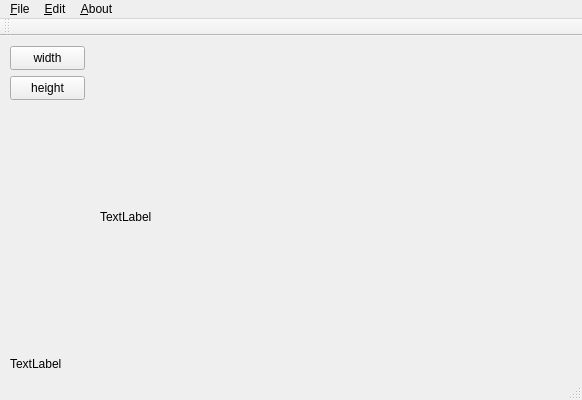
<?xml version="1.0" encoding="UTF-8"?>
<ui version="4.0">
 <class>PineterClass</class>
 <widget class="QMainWindow" name="PineterClass">
  <property name="geometry">
   <rect>
    <x>0</x>
    <y>0</y>
    <width>582</width>
    <height>400</height>
   </rect>
  </property>
  <property name="windowTitle">
   <string>Pineter</string>
  </property>
  <widget class="QWidget" name="centralWidget">
   <widget class="QLabel" name="stateLabel">
    <property name="geometry">
     <rect>
      <x>10</x>
      <y>320</y>
      <width>391</width>
      <height>16</height>
     </rect>
    </property>
    <property name="text">
     <string>TextLabel</string>
    </property>
   </widget>
   <widget class="QPushButton" name="bw">
    <property name="geometry">
     <rect>
      <x>10</x>
      <y>10</y>
      <width>75</width>
      <height>24</height>
     </rect>
    </property>
    <property name="text">
     <string>width</string>
    </property>
   </widget>
   <widget class="QPushButton" name="bh">
    <property name="geometry">
     <rect>
      <x>10</x>
      <y>40</y>
      <width>75</width>
      <height>24</height>
     </rect>
    </property>
    <property name="text">
     <string>height</string>
    </property>
   </widget>
   <widget class="QLabel" name="imageLabel">
    <property name="geometry">
     <rect>
      <x>100</x>
      <y>90</y>
      <width>331</width>
      <height>181</height>
     </rect>
    </property>
    <property name="text">
     <string>TextLabel</string>
    </property>
   </widget>
  </widget>
  <widget class="QMenuBar" name="menuBar">
   <property name="geometry">
    <rect>
     <x>0</x>
     <y>0</y>
     <width>582</width>
     <height>22</height>
    </rect>
   </property>
   <widget class="QMenu" name="menu_File">
    <property name="title">
     <string>&amp;File</string>
    </property>
    <addaction name="action_Open"/>
    <addaction name="action_Save"/>
    <addaction name="actionSave_as"/>
    <addaction name="action_Close"/>
    <addaction name="separator"/>
    <addaction name="action_Quit"/>
   </widget>
   <widget class="QMenu" name="menu_Edit">
    <property name="title">
     <string>&amp;Edit</string>
    </property>
    <widget class="QMenu" name="menuFilp">
     <property name="title">
      <string>Filp</string>
     </property>
     <addaction name="actionHorizontal_Flip"/>
     <addaction name="actionVertical_Flip"/>
     <addaction name="actionFull_Reverse"/>
    </widget>
    <addaction name="menuFilp"/>
    <addaction name="actionRandom_Magenta"/>
    <addaction name="actionChaos"/>
    <addaction name="actionVertical_Mosaic"/>
   </widget>
   <widget class="QMenu" name="menu_About">
    <property name="title">
     <string>&amp;About</string>
    </property>
    <addaction name="actionPineapple"/>
   </widget>
   <addaction name="menu_File"/>
   <addaction name="menu_Edit"/>
   <addaction name="menu_About"/>
  </widget>
  <widget class="QToolBar" name="mainToolBar">
   <attribute name="toolBarArea">
    <enum>TopToolBarArea</enum>
   </attribute>
   <attribute name="toolBarBreak">
    <bool>false</bool>
   </attribute>
  </widget>
  <widget class="QStatusBar" name="statusBar"/>
  <action name="action_Open">
   <property name="checkable">
    <bool>false</bool>
   </property>
   <property name="text">
    <string>&amp;Open</string>
   </property>
  </action>
  <action name="action_Save">
   <property name="enabled">
    <bool>false</bool>
   </property>
   <property name="text">
    <string>&amp;Save</string>
   </property>
  </action>
  <action name="action_Close">
   <property name="checkable">
    <bool>true</bool>
   </property>
   <property name="text">
    <string>&amp;Close</string>
   </property>
  </action>
  <action name="action_Quit">
   <property name="text">
    <string>&amp;Quit</string>
   </property>
  </action>
  <action name="actionPineapple">
   <property name="text">
    <string>Pineapple...</string>
   </property>
  </action>
  <action name="actionHorizontal_Flip">
   <property name="text">
    <string>Horizontal Flip</string>
   </property>
  </action>
  <action name="actionVertical_Flip">
   <property name="text">
    <string>Vertical Flip</string>
   </property>
  </action>
  <action name="actionSave_as">
   <property name="text">
    <string>Save as...</string>
   </property>
  </action>
  <action name="actionRandom_Magenta">
   <property name="text">
    <string>Random Magenta</string>
   </property>
  </action>
  <action name="actionChaos">
   <property name="text">
    <string>Chaos</string>
   </property>
  </action>
  <action name="actionVertical_Mosaic">
   <property name="text">
    <string>Vertical Mosaic</string>
   </property>
  </action>
  <action name="actionFull_Reverse">
   <property name="text">
    <string>Full Reverse</string>
   </property>
  </action>
 </widget>
 <layoutdefault spacing="6" margin="11"/>
 <resources>
  <include location="Pineter.qrc"/>
 </resources>
 <connections/>
</ui>
